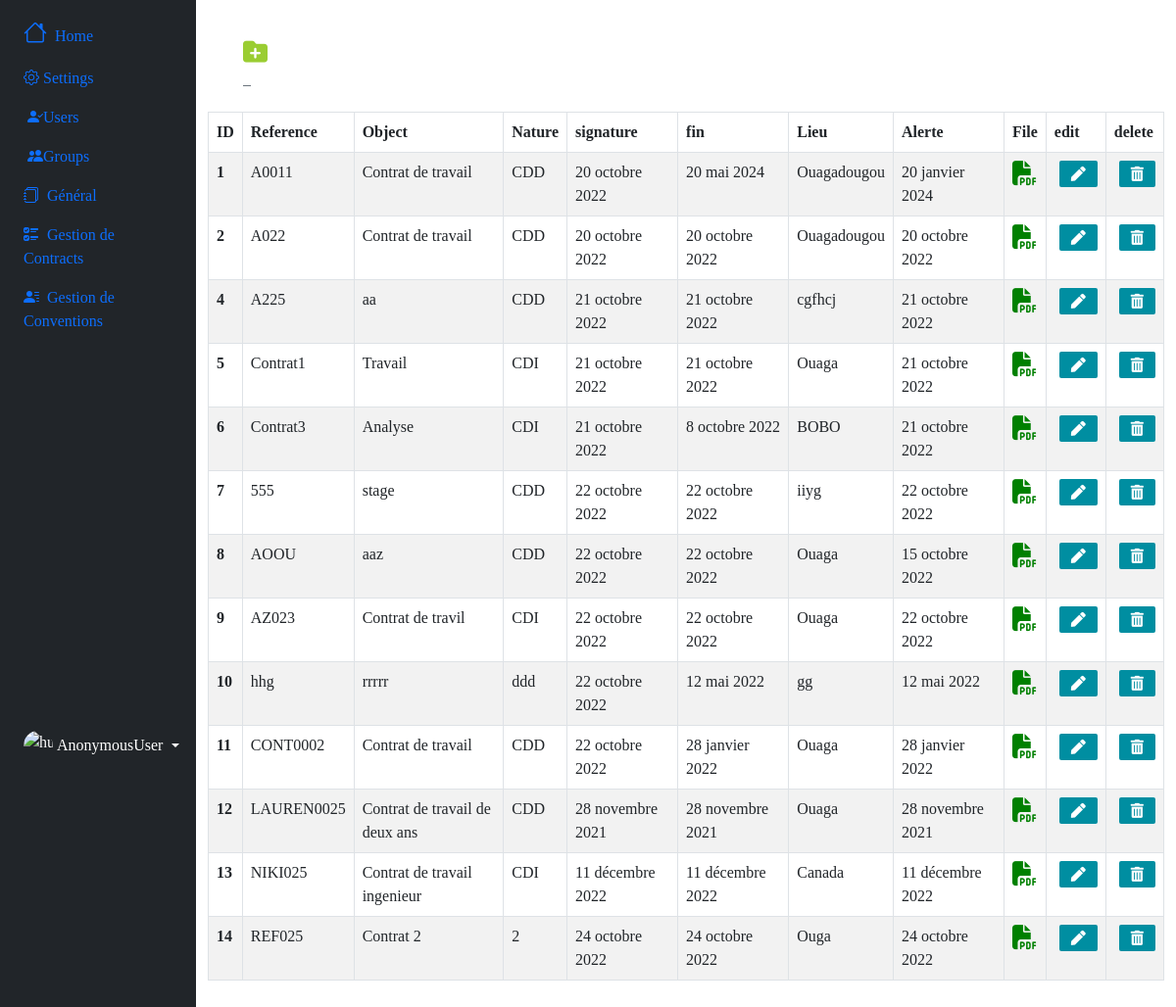
Before: /gestioncontrat/contrat with the older database file.
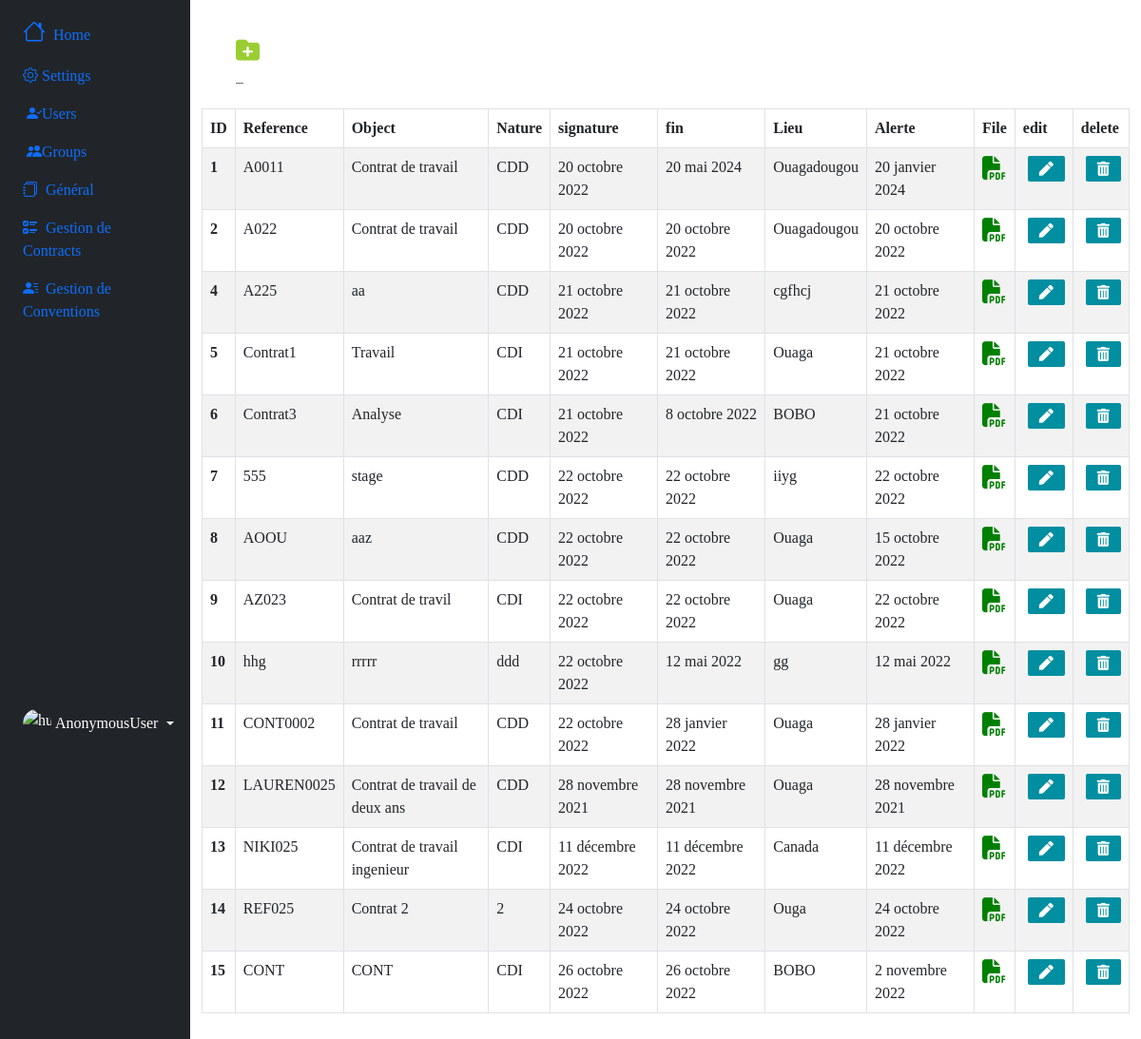
After: the same page with the newer database file.
### gestioncontrat/models.py (models this page shows, shortened)
class Travail(models.Model):
    type = models.ForeignKey(Type, on_delete=models.CASCADE, null=True, blank=True)
    partenaire = models.ForeignKey(Partenaire, on_delete=models.CASCADE, null=True, blank=True)
    structure = models.ForeignKey(Structure, on_delete=models.CASCADE, null=True, blank=True)
    reference = models.CharField(max_length=10)
    objet = models.TextField(null=True, blank=True)
    nature = models.CharField(max_length=100, null=True, blank=True)
    matricule = models.CharField(max_length=10, null=True, blank=True)
    nom = models.CharField(max_length=60)
    prenom = models.CharField(max_length=80)
    montant = models.FloatField()
    duree = models.CharField(max_length=10)
    date_signature = models.DateField(null=True, blank=True)
    date_debut = models.DateField()
    date_fin = models.DateField(null=True, blank=True)
    nombre_renouv = models.IntegerField(null=True, blank=True)
    date_renouvel = models.DateField(null=True, blank=True)
    lieu = models.CharField(max_length=100, null=True, blank=True)
    date_alerte = models.DateField()
    file = models.FileField(upload_to='uploads_files/', null=True, blank=True)
    created_at =models.DateField(auto_now_add=True)
    updated_at = models.DateField(auto_now=True)

### gestioncontrat/views.py (the view)
# urls.py: path('gestioncontrat/contrat', views.contrat, name="contrat"),
def contrat(request):
    contrats = Travail.objects.all()
    context = {"contrats":contrats}
    return render(request, 'gestioncontrat/contrat.html', context)

### gestioncontrat/templates/gestioncontrat/contrat.html (shortened to what this page needs)
{% extends 'index.html' %}
{% load bootstrap_icons %}
{% block btn %}
					<a href="{% url 'add_contrat' %}" class="btn-outline-secondary"style="width: 50px; height: 50px; margin-right: 30px;" title="Add contrat">
						<i style="color: yellowgreen; font-size: 25px; " class="fa-sharp fa-solid fa-folder-plus"></i> &nbsp;&nbsp;
					</a>
{% endblock btn %}
{% block main%}
<table table id="example" class="table table-striped table-bordered" style="width:100%">
  <thead>
    <tr>
      <th scope="col">ID</th>
      <th scope="col">Reference</th>
      <th scope="col">Object</th>
      <th scope="col">Nature</th>
      <th scope="col">signature</th>
      <th scope="col">fin</th>
      <th scope="col">Lieu</th>
      <th scope="col">Alerte</th>
      <th scope="col">File</th>
      <th scope="col">edit</th>
      <th scope="col">delete</th>
    </tr>
  </thead>
  <tbody>
    {% for contrat in contrats %}
    <tr>
      <th scope="row">{{contrat.id}}</th>
      <td>{{contrat.reference}}</td>
      <td>{{contrat.objet}}</td>
      <td>{{contrat.nature}}</td>
      <td>{{contrat.date_signature}}</td>
      <td>{{contrat.date_fin}}</td>
      <td>{{contrat.lieu}}</td>
      <td>{{contrat.date_alerte}}</td>
      <td>
        <a href ="{{contrat.file.url}}" title="Lire le fichier">
        <i style="font-size: 25px; color: green" class="fa-solid fa-file-pdf"></i>
        </a>
      </td>
      <td>
        <a href="{% url 'edit_contrat' contrat.id %}" class="btn btn-success text-center" title="Edit Contrat">
            <i style="font-size: 15px;" class="fas fa-pen"></i>
        </a>
    </td>
    <td>
        <a class="btn btn-secondary text-center" title="Delete Contrat" data-bs-toggle="modal" data-bs-target="#deleteModal{{contrat.id}}">
            <i style="font-size: 15px;" class="fas fa-trash-alt"></i>
        </a>
    </td>
    </tr>
    {% endfor %}
  </tbody>
</table>
  {% endblock main%}

Changed rows visible on the page:
added Travail: id "15", reference "CONT", objet "CONT", nature "CDI", date_signature "26 octobre 2022", date_fin "26 octobre 2022", lieu "BOBO", date_alerte "2 novembre 2022"
